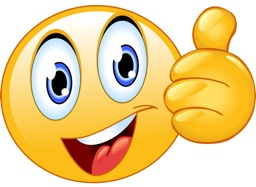
#> input picture level2.1.1.1/basic_image_operations/thumbs_up.bmp, 256 x 187 px; its folder holds 2 pictures in this run
$ python image_lzw.py
#> lines starting #> are read from the running program, lines starting #| are printed output that depends on the picture
import os
import sys
import math
from PIL import Image
import numpy as np


class ImageLZWCompression:
    def __init__(self, input_path):
        self.input_path = os.path.abspath(input_path)
        self.current_directory = os.path.dirname(self.input_path) or os.getcwd()

        ext = os.path.splitext(self.input_path)[1].lower()
        file_name = os.path.basename(self.input_path)

        if ext in [".bmp", ".png", ".jpg", ".jpeg"]:
            self.image_path = self.input_path
            self.base_name = os.path.splitext(file_name)[0]
            self.compressed_path = os.path.join(self.current_directory, f"{self.base_name}_lzw_compressed.bin")
        elif ext == ".bin":
            self.compressed_path = self.input_path
            if file_name.endswith("_lzw_compressed.bin"):
                self.base_name = file_name[:-len("_lzw_compressed.bin")]
            else:
                self.base_name = os.path.splitext(file_name)[0]
            self.image_path = os.path.join(self.current_directory, f"{self.base_name}.bmp")
        else:
            raise ValueError("Unsupported input file type. Use an image file or .bin file.")

        self.grayscale_path = os.path.join(self.current_directory, f"{self.base_name}_grayscale.bmp")
        self.restored_path = os.path.join(self.current_directory, f"{self.base_name}_restored.bmp")

        self.original_size = 0
        self.compressed_size = 0
        self.code_length = 9
        self.avg_code_length = 0.0
        self.compression_ratio = 0.0
        self.entropy = 0.0

    # ------------------------------------------------------------
    # IMAGE UTILITIES
    # ------------------------------------------------------------

    def read_image(self):
        if not os.path.exists(self.image_path):
            raise FileNotFoundError(f"Image file not found: {self.image_path}")
        return Image.open(self.image_path)

    def convert_to_grayscale(self, img):
        return img.convert("L")

    def save_grayscale_image(self, gray_img):
        gray_img.save(self.grayscale_path)
        return self.grayscale_path

    def ensure_grayscale_exists(self):
        if os.path.exists(self.grayscale_path):
            return

        if not os.path.exists(self.image_path):
            return

        img = self.read_image()
        gray_img = self.convert_to_grayscale(img)
        self.save_grayscale_image(gray_img)

    def image_to_bytes_and_shape(self, gray_img):
        arr = np.array(gray_img, dtype=np.uint8)
        height, width = arr.shape
        return arr.tobytes(), width, height, arr

    # ------------------------------------------------------------
    # ENTROPY
    # ------------------------------------------------------------

    def calculate_entropy(self, image_array):
        flat = image_array.flatten()
        histogram = np.bincount(flat, minlength=256)
        total_pixels = flat.size

        if total_pixels == 0:
            self.entropy = 0.0
            return 0.0

        probabilities = histogram / total_pixels

        entropy = 0.0
        for p in probabilities:
            if p > 0:
                entropy -= p * math.log2(p)

        self.entropy = entropy
        return entropy

    # ------------------------------------------------------------
    # LZW CORE
    # ------------------------------------------------------------

    def lzw_compress(self, data_bytes):
        if not data_bytes:
            return []

        dict_size = 256
        dictionary = {bytes([i]): i for i in range(dict_size)}

        w = bytes([data_bytes[0]])
        codes = []

        for byte in data_bytes[1:]:
            c = bytes([byte])
            wc = w + c

            if wc in dictionary:
                w = wc
            else:
                codes.append(dictionary[w])
                dictionary[wc] = dict_size
                dict_size += 1
                w = c

        codes.append(dictionary[w])
        return codes

    def lzw_decompress(self, codes):
        if not codes:
            return b""

        dict_size = 256
        dictionary = {i: bytes([i]) for i in range(dict_size)}

        if codes[0] not in dictionary:
            raise ValueError("Invalid compressed data: first code is not valid.")

        w = dictionary[codes[0]]
        result = bytearray(w)

        for k in codes[1:]:
            if k in dictionary:
                entry = dictionary[k]
            elif k == dict_size:
                entry = w + w[:1]
            else:
                raise ValueError(f"Bad compressed code: {k}")

            result.extend(entry)
            dictionary[dict_size] = w + entry[:1]
            dict_size += 1
            w = entry

        return bytes(result)

    # ------------------------------------------------------------
    # BIT PACKING
    # ------------------------------------------------------------

    def calculate_code_length(self, codes):
        if not codes:
            return 9
        return max(9, max(codes).bit_length())

    def int_array_to_binary_string(self, int_array, code_length):
        return "".join(format(num, f"0{code_length}b") for num in int_array)

    def pad_encoded_text(self, encoded_text):
        extra_padding = (8 - len(encoded_text) % 8) % 8
        encoded_text += "0" * extra_padding
        padded_info = format(extra_padding, "08b")
        return padded_info + encoded_text

    def get_byte_array(self, padded_encoded_text):
        if len(padded_encoded_text) % 8 != 0:
            raise ValueError("Encoded text not padded properly.")

        b = bytearray()
        for i in range(0, len(padded_encoded_text), 8):
            b.append(int(padded_encoded_text[i:i + 8], 2))
        return b

    def remove_padding(self, padded_encoded_text, code_length):
        if code_length <= 0:
            raise ValueError("Invalid code length in compressed file header.")

        if len(padded_encoded_text) < 8:
            raise ValueError("Compressed data is too short.")

        padded_info = padded_encoded_text[:8]
        extra_padding = int(padded_info, 2)
        encoded_text = padded_encoded_text[8:]

        if extra_padding > 0:
            if extra_padding > len(encoded_text):
                raise ValueError("Invalid padding in compressed file.")
            encoded_text = encoded_text[:-extra_padding]

        if len(encoded_text) == 0:
            return []

        codes = []
        for i in range(0, len(encoded_text), code_length):
            chunk = encoded_text[i:i + code_length]
            if len(chunk) == code_length:
                codes.append(int(chunk, 2))

        return codes

    # ------------------------------------------------------------
    # FILE FORMAT
    # Header:
    # 4 bytes width
    # 4 bytes height
    # 1 byte code_length
    # remaining bytes = packed LZW data
    # ------------------------------------------------------------

    def write_compressed_file(self, width, height, code_length, byte_array):
        with open(self.compressed_path, "wb") as f:
            f.write(width.to_bytes(4, byteorder="big"))
            f.write(height.to_bytes(4, byteorder="big"))
            f.write(bytes([code_length]))
            f.write(byte_array)

    def read_compressed_file(self):
        if not os.path.exists(self.compressed_path):
            raise FileNotFoundError(f"Compressed file not found: {self.compressed_path}")

        with open(self.compressed_path, "rb") as f:
            header = f.read(9)
            if len(header) < 9:
                raise ValueError("Compressed file header is incomplete or corrupted.")

            width = int.from_bytes(header[0:4], byteorder="big")
            height = int.from_bytes(header[4:8], byteorder="big")
            code_length = header[8]
            raw_bytes = f.read()

        if width <= 0 or height <= 0:
            raise ValueError("Invalid image dimensions in compressed file.")

        if code_length <= 0:
            raise ValueError("Invalid code length in compressed file header.")

        return width, height, code_length, raw_bytes

    # ------------------------------------------------------------
    # METRICS
    # ------------------------------------------------------------

    def calculate_metrics(self, original_data_len, codes, bitstring_len):
        self.original_size = original_data_len
        self.compressed_size = os.path.getsize(self.compressed_path)
        self.code_length = self.calculate_code_length(codes)

        if len(codes) > 0:
            self.avg_code_length = bitstring_len / len(codes)
        else:
            self.avg_code_length = 0.0

        if self.original_size > 0:
            self.compression_ratio = self.compressed_size / self.original_size
        else:
            self.compression_ratio = 0.0

    # ------------------------------------------------------------
    # COMPARE
    # ------------------------------------------------------------

    def compare_images(self, original_gray_array, restored_array):
        same_shape = original_gray_array.shape == restored_array.shape
        same_pixels = np.array_equal(original_gray_array, restored_array)
        return same_shape and same_pixels

    # ------------------------------------------------------------
    # MAIN PIPELINES
    # ------------------------------------------------------------

    def compress(self):
        img = self.read_image()
#> in read_image, returned value is the input picture: PIL image 256x187 RGB; mean R, G, B 235.8, 207.1, 145.8
        gray_img = self.convert_to_grayscale(img)
#> in convert_to_grayscale, `return img.convert("L")`:
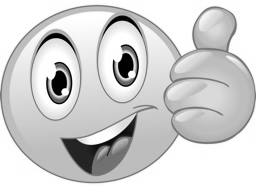
#> returned value: PIL image 256x187 L; min 0, max 255, mean 208.7
        self.save_grayscale_image(gray_img)

        data_bytes, width, height, gray_array = self.image_to_bytes_and_shape(gray_img)

        self.calculate_entropy(gray_array)

        codes = self.lzw_compress(data_bytes)
        code_length = self.calculate_code_length(codes)
        bitstring = self.int_array_to_binary_string(codes, code_length)
        padded = self.pad_encoded_text(bitstring)
        byte_array = self.get_byte_array(padded)

        self.write_compressed_file(width, height, code_length, byte_array)
        self.calculate_metrics(len(data_bytes), codes, len(bitstring))

        print("--------------------------------------------------")
        print("LEVEL 2 - IMAGE COMPRESSION")
        print("--------------------------------------------------")
        print(f"Original image: {os.path.basename(self.image_path)}")
        print(f"Grayscale image saved: {os.path.basename(self.grayscale_path)}")
        print(f"Compressed file saved: {os.path.basename(self.compressed_path)}")
        print(f"Image size: {width} x {height}")
        print(f"Original Size: {self.original_size} bytes")
        print(f"Compressed Size: {self.compressed_size} bytes")
        print(f"Entropy: {self.entropy:.4f} bits/pixel")
        print(f"Code Length: {code_length}")
        print(f"Average Code Length: {self.avg_code_length:.4f} bits/code")
        print(f"Compression Ratio: {self.compression_ratio:.4f}")

    def decompress(self):
        width, height, code_length, raw_bytes = self.read_compressed_file()

        if len(raw_bytes) == 0:
            raise ValueError("Compressed file does not contain any encoded data.")

        bitstring = "".join(format(byte, "08b") for byte in raw_bytes)
        codes = self.remove_padding(bitstring, code_length)

        if not codes:
            raise ValueError("No valid LZW codes could be extracted from the compressed file.")

        restored_bytes = self.lzw_decompress(codes)

        expected_size = width * height
        if len(restored_bytes) != expected_size:
            raise ValueError(
                f"Restored byte count does not match image size. "
                f"Expected {expected_size}, got {len(restored_bytes)}"
            )

        restored_array = np.frombuffer(restored_bytes, dtype=np.uint8).reshape((height, width))
        restored_img = Image.fromarray(restored_array, mode="L")
        restored_img.save(self.restored_path)

        is_identical = None
        self.ensure_grayscale_exists()

        if os.path.exists(self.grayscale_path):
            original_gray = Image.open(self.grayscale_path).convert("L")
            original_gray_array = np.array(original_gray, dtype=np.uint8)
            is_identical = self.compare_images(original_gray_array, restored_array)

        print("--------------------------------------------------")
        print("LEVEL 2 - IMAGE DECOMPRESSION")
        print("--------------------------------------------------")
        print(f"Compressed file read: {os.path.basename(self.compressed_path)}")
        print(f"Restored image saved: {os.path.basename(self.restored_path)}")
        print(f"Restored image size: {width} x {height}")

        if is_identical is None:
            print("Original vs Restored: COMPARISON SKIPPED")
        else:
            print(f"Original vs Restored: {'IDENTICAL' if is_identical else 'DIFFERENT'}")

        return is_identical

    def run_all(self):
        self.compress()
#> in compress, `data_bytes, width, height, gray_array = self.image_to_bytes_and_shape(..`: width = 256; height = 187
#> in calculate_entropy, `histogram = np.bincount(flat, minlength=256)`: histogram = 256 values, max 10309 at index 255, min 2 at index 70, mean 187
#> in calculate_entropy, `probabilities = histogram / total_pixels`: probabilities = 256 values, max 0.215 at index 255, min 4.18e-05 at index 70, mean 0.00391
#> the loop in calculate_entropy, `for p in probabilities:` made 256 passes
#> (p, entropy) on passes 1 to 12: (0.00315, 0.0262), (0.00495, 0.0641), (0.00263, 0.0867), (0.00142, 0.1), (0.00127, 0.112), (0.000877, 0.121), (0.000522, 0.127), (0.000376, 0.131), (0.000334, 0.135), (0.000355, 0.139), (0.000334, 0.143), (0.000397, 0.148)
#> entropy on passes 61 to 66: 0.388, 0.389, 0.391, 0.393, 0.394, 0.396
#> after the loop in calculate_entropy, `for p in probabilities:`: entropy = 5.97
#> in compress, `codes = self.lzw_compress(data_bytes)`: codes = 17381 values, max 17622 at index 17379, min 0 at index 1379, mean 3196.8
#> in compress, `code_length = self.calculate_code_length(codes)`: code_length = 15
#| Image size: 256 x 187
#| Entropy: 5.9737 bits/pixel
#| Code Length: 15
#| Average Code Length: 15.0000 bits/code
        self.decompress()
#> in compare_images, `same_pixels = np.array_equal(original_gray_array, restored_array)`: same_pixels = True
#| Original vs Restored: IDENTICAL


if __name__ == "__main__":
    current_directory = os.path.dirname(os.path.realpath(__file__))

    mode = "all"
    input_path = os.path.join(current_directory, "thumbs_up.bmp")

    if len(sys.argv) >= 2:
        mode = sys.argv[1].strip().lower()

    if len(sys.argv) >= 3:
        input_path = sys.argv[2]

    processor = ImageLZWCompression(input_path)

    if mode == "compress":
        processor.compress()
    elif mode == "decompress":
        processor.decompress()
    else:
        processor.run_all()
